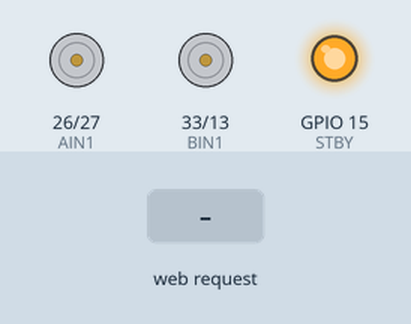
This sketch was run on a simulated ESP32. Parts: motor-driver pin pairs drawn as motors (green arrow = first pin HIGH = forward, orange = second pin HIGH = backward, longer = more drive, scaled by the enable pin, stopped while the standby pin is LOW), output pins drawn as LEDs (lit = HIGH). Inputs (shaded band) come from the test bench. WiFi joins after 1.5 s; servers stay silent unless stated; what the sketch prints to the serial monitor is not drawn.

Above: at 2.7 s.
2.8 s: HTTP request GET /fwd received
At 3.8 s:
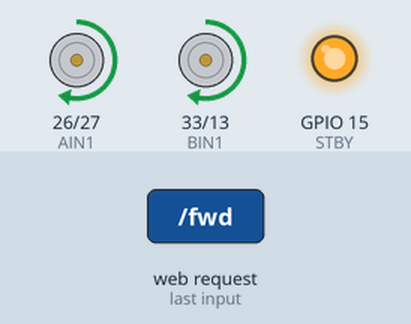
4.3 s: HTTP request GET /rev received
At 4.9 s:
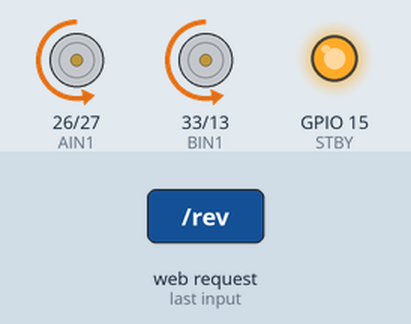
5.8 s: HTTP request GET /left received
At 6.1 s:
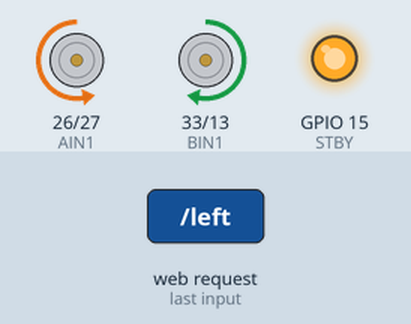
7.3 s: HTTP request GET /right received
At 8.4 s:
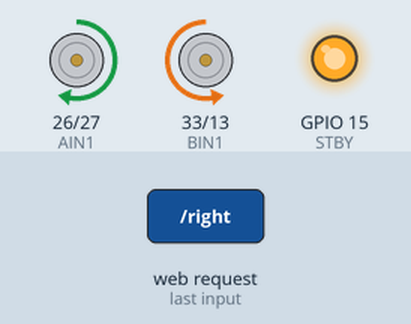
Timing chart, 0 to 9.8 s (numbered marks = the images above; inputs shaded):
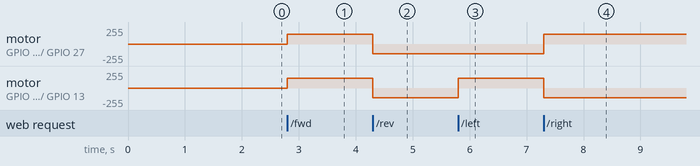

Measured:
- after the input at 2.8 s, motor on GPIO 26 (AIN1) / GPIO 27 (AIN2), motor on GPIO 33 (BIN1) / GPIO 13 (BIN2): stopped → forward 149/255 at once
- after the input at 4.3 s, motor on GPIO 26 (AIN1) / GPIO 27 (AIN2), motor on GPIO 33 (BIN1) / GPIO 13 (BIN2): forward 149/255 → backward 149/255 at once
- after the input at 5.8 s, motor on GPIO 33 (BIN1) / GPIO 13 (BIN2): backward 149/255 → forward 149/255 at once
- after the input at 7.3 s, motor on GPIO 26 (AIN1) / GPIO 27 (AIN2): backward 149/255 → forward 149/255 at once; motor on GPIO 33 (BIN1) / GPIO 13 (BIN2): forward 149/255 → backward 149/255 at once

The sketch:

manual_rover.ino
```cpp
// ════════════════════════════════════════════════════════════════
//  MANUAL ROVER — ESP32 WEBSERVER
//  Drives TB6612FNG via WiFi GET requests (Joystick/Keys)
// ════════════════════════════════════════════════════════════════

#include <WiFi.h>
#include <WebServer.h>

// ── Motor pins ───────────────────────────────────────────────────
#define PWMA  25
#define AIN1  26
#define AIN2  27
#define PWMB  32
#define BIN1  33
#define BIN2  13
#define STBY  15

// ── PWM setup ────────────────────────────────────────────────────
#define PWM_FREQ   1000
#define PWM_RES    8
#define SPEED_MAX  150  // Reduced to 150 to prevent Battery Voltage Drop (Brownout Reset)

WebServer server(80);

void motorA(int speed, bool fwd) {
  digitalWrite(AIN1, fwd ? HIGH : LOW);
  digitalWrite(AIN2, fwd ? LOW  : HIGH);
  ledcWrite(PWMA, constrain(speed, 0, 255));
}
void motorB(int speed, bool fwd) {
  digitalWrite(BIN1, fwd ? HIGH : LOW);
  digitalWrite(BIN2, fwd ? LOW  : HIGH);
  ledcWrite(PWMB, constrain(speed, 0, 255));
}
void stopMotors() {
  ledcWrite(PWMA, 0); ledcWrite(PWMB, 0);
  digitalWrite(AIN1, LOW); digitalWrite(AIN2, LOW);
  digitalWrite(BIN1, LOW); digitalWrite(BIN2, LOW);
}

// Ensure Web Dashboard can fetch from a different IP (CORS)
void sendCORS() {
  server.sendHeader("Access-Control-Allow-Origin", "*");
  server.sendHeader("Access-Control-Allow-Methods", "GET, OPTIONS");
  server.sendHeader("Access-Control-Allow-Headers", "Content-Type");
}
void handleOptions() {
  sendCORS();
  server.send(204);
}

void setup() {
  Serial.begin(115200);

  // Motor Init
  pinMode(AIN1, OUTPUT); pinMode(AIN2, OUTPUT);
  pinMode(BIN1, OUTPUT); pinMode(BIN2, OUTPUT);
  pinMode(STBY, OUTPUT); digitalWrite(STBY, HIGH);
  ledcAttach(PWMA, PWM_FREQ, PWM_RES);
  ledcAttach(PWMB, PWM_FREQ, PWM_RES);
  stopMotors();

  // WiFi Init
  WiFi.mode(WIFI_STA);
  WiFi.begin("Devansh", "dev182005");
  Serial.print("\nConnecting to WiFi...");
  while (WiFi.status() != WL_CONNECTED) {
    delay(500);
    Serial.print(".");
  }

  Serial.println("\n✅ WiFi Connected!");
  Serial.print("➡️ TYPE THIS IP INTO THE DASHBOARD: ");
  Serial.println(WiFi.localIP());

  // API Routes
  server.on("/", HTTP_OPTIONS, handleOptions);
  server.on("/fwd", HTTP_OPTIONS, handleOptions);
  server.on("/rev", HTTP_OPTIONS, handleOptions);
  server.on("/left", HTTP_OPTIONS, handleOptions);
  server.on("/right", HTTP_OPTIONS, handleOptions);
  server.on("/stop", HTTP_OPTIONS, handleOptions);

  server.on("/fwd", HTTP_GET, [](){ sendCORS(); motorA(SPEED_MAX, true); motorB(SPEED_MAX, true); server.send(200, "text/plain", "OK"); });
  server.on("/rev", HTTP_GET, [](){ sendCORS(); motorA(SPEED_MAX, false); motorB(SPEED_MAX, false); server.send(200, "text/plain", "OK"); });

  // Turning handles spinning on the spot (differential steering)
  server.on("/left", HTTP_GET, [](){ sendCORS(); motorA(SPEED_MAX, false); motorB(SPEED_MAX, true); server.send(200, "text/plain", "OK"); });
  server.on("/right", HTTP_GET, [](){ sendCORS(); motorA(SPEED_MAX, true); motorB(SPEED_MAX, false); server.send(200, "text/plain", "OK"); });

  server.on("/stop", HTTP_GET, [](){ sendCORS(); stopMotors(); server.send(200, "text/plain", "OK"); });

  server.onNotFound([]() { sendCORS(); server.send(404, "text/plain", "404"); });
  server.begin();
}

void loop() {
  server.handleClient();
}
```
